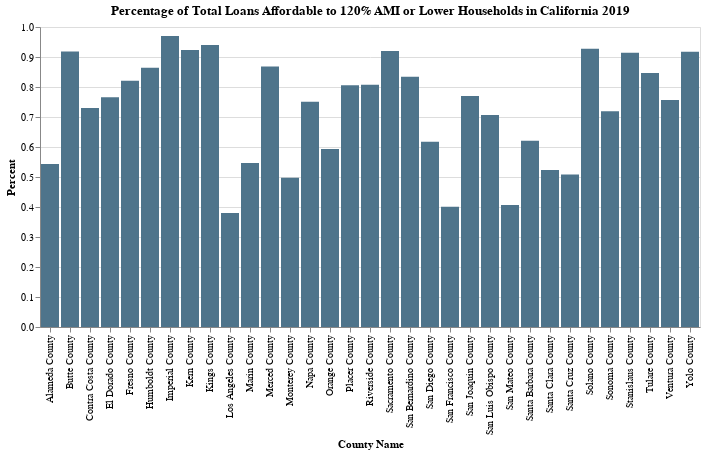

This figure's notebook cell:
### Markdown cell above
Now to add three charts with percentages of the total loans for 2019 only that are affordable to 120, 100 and 80AMI groups, respectively.

### Code cell
affodable_2010_to_2019_120AMI = affodable_2010_to_2019_120AMI.rename(columns={"Percent of Loans Affordable to 120%_AMI or Lower Households 2019":"Percent"})

alt.Chart(affodable_2010_to_2019_120AMI).mark_bar().encode(
    alt.Y('Percent',scale=alt.Scale(domain=(0,1))),
    x ='County Name',
).configure(background="#ffffff").configure_legend().properties(
    title={
      "text": ["Percentage of Total Loans Affordable to 120% AMI or Lower Households in California 2019"]})

### Figure 1 — Vega-Lite specification as saved in the notebook (floating-point values rounded to 4 significant figures)
{"config": {"title": {"font": "Veranda Regular"}, "range": {"category": ["#4E748B"]}, "legend": {"labelFont": "Veranda Regular"}, "bar": {"fill": ["#4E748B"], "stroke": false}, "background": "#ffffff"}, "data": {"name": "data-b5a8a1e34b1f08bd5e4742ed741f5417"}, "mark": "bar", "encoding": {"x": {"type": "nominal", "field": "County Name"}, "y": {"type": "quantitative", "field": "Percent", "scale": {"domain": [0, 1]}}}, "title": {"text": ["Percentage of Total Loans Affordable to 120% AMI or Lower Households in California 2019"]}, "$schema": "https://vega.github.io/schema/vega-lite/v4.0.2.json", "datasets": {"data-b5a8a1e34b1f08bd5e4742ed741f5417": [{"County Name": "Los Angeles County", "Percent": 0.3798, "Percent of Loans Affordable to 120%_AMI or Lower Households 2010": 0.7163, "Percent Change": -46.98}, {"County Name": "Monterey County", "Percent": 0.4973, "Percent of Loans Affordable to 120%_AMI or Lower Households 2010": 0.8745, "Percent Change": -43.14}, {"County Name": "San Mateo County", "Percent": 0.4063, "Percent of Loans Affordable to 120%_AMI or Lower Households 2010": 0.6961, "Percent Change": -41.63}, {"County Name": "San Francisco County", "Percent": 0.4009, "Percent of Loans Affordable to 120%_AMI or Lower Households 2010": 0.6337, "Percent Change": -36.74}, {"County Name": "Santa Clara County", "Percent": 0.5234, "Percent of Loans Affordable to 120%_AMI or Lower Households 2010": 0.806, "Percent Change": -35.06}, {"County Name": "Alameda County", "Percent": 0.5433, "Percent of Loans Affordable to 120%_AMI or Lower Households 2010": 0.7043, "Percent Change": -22.86}, {"County Name": "Santa Cruz County", "Percent": 0.5084, "Percent of Loans Affordable to 120%_AMI or Lower Households 2010": 0.6433, "Percent Change": -20.97}, {"County Name": "Orange County", "Percent": 0.5935, "Percent of Loans Affordable to 120%_AMI or Lower Households 2010": 0.7111, "Percent Change": -16.53}, {"County Name": "Imperial County", "Percent": 0.9696, "Percent of Loans Affordable to 120%_AMI or Lower Households 2010": 1.069, "Percent Change": -9.289}, {"County Name": "Napa County", "Percent": 0.7505, "Percent of Loans Affordable to 120%_AMI or Lower Households 2010": 0.8197, "Percent Change": -8.44}, {"County Name": "San Diego County", "Percent": 0.6177, "Percent of Loans Affordable to 120%_AMI or Lower Households 2010": 0.6643, "Percent Change": -7.018}, {"County Name": "Sonoma County", "Percent": 0.7191, "Percent of Loans Affordable to 120%_AMI or Lower Households 2010": 0.7592, "Percent Change": -5.276}, {"County Name": "San Joaquin County", "Percent": 0.7698, "Percent of Loans Affordable to 120%_AMI or Lower Households 2010": 0.8002, "Percent Change": -3.8}, {"County Name": "Stanislaus County", "Percent": 0.9143, "Percent of Loans Affordable to 120%_AMI or Lower Households 2010": 0.9196, "Percent Change": -0.5678}, {"County Name": "Contra Costa County", "Percent": 0.7301, "Percent of Loans Affordable to 120%_AMI or Lower Households 2010": 0.7264, "Percent Change": 0.5107}, {"County Name": "Riverside County", "Percent": 0.8073, "Percent of Loans Affordable to 120%_AMI or Lower Households 2010": 0.7988, "Percent Change": 1.061}, {"County Name": "San Bernardino County", "Percent": 0.834, "Percent of Loans Affordable to 120%_AMI or Lower Households 2010": 0.8202, "Percent Change": 1.684}, {"County Name": "Merced County", "Percent": 0.8687, "Percent of Loans Affordable to 120%_AMI or Lower Households 2010": 0.8229, "Percent Change": 5.569}, {"County Name": "Ventura County", "Percent": 0.7563, "Percent of Loans Affordable to 120%_AMI or Lower Households 2010": 0.7125, "Percent Change": 6.152}, {"County Name": "Santa Barbara County", "Percent": 0.6207, "Percent of Loans Affordable to 120%_AMI or Lower Households 2010": 0.5409, "Percent Change": 14.75}, {"County Name": "Solano County", "Percent": 0.9277, "Percent of Loans Affordable to 120%_AMI or Lower Households 2010": 0.8044, "Percent Change": 15.32}, {"County Name": "Marin County", "Percent": 0.5463, "Percent of Loans Affordable to 120%_AMI or Lower Households 2010": 0.4605, "Percent Change": 18.65}, {"County Name": "Yolo County", "Percent": 0.9175, "Percent of Loans Affordable to 120%_AMI or Lower Households 2010": 0.7503, "Percent Change": 22.29}, {"County Name": "Placer County", "Percent": 0.8059, "Percent of Loans Affordable to 120%_AMI or Lower Households 2010": 0.6503, "Percent Change": 23.92}, {"County Name": "San Luis Obispo County", "Percent": 0.7066, "Percent of Loans Affordable to 120%_AMI or Lower Households 2010": 0.5666, "Percent Change": 24.72}, {"County Name": "Fresno County", "Percent": 0.821, "Percent of Loans Affordable to 120%_AMI or Lower Households 2010": 0.6574, "Percent Change": 24.89}, {"County Name": "Kern County", "Percent": 0.9234, "Percent of Loans Affordable to 120%_AMI or Lower Households 2010": 0.7388, "Percent Change": 24.99}, {"County Name": "Sacramento County", "Percent": 0.9203, "Percent of Loans Affordable to 120%_AMI or Lower Households 2010": 0.6797, "Percent Change": 35.4}, {"County Name": "Tulare County", "Percent": 0.8464, "Percent of Loans Affordable to 120%_AMI or Lower Households 2010": 0.5562, "Percent Change": 52.17}, {"County Name": "El Dorado County", "Percent": 0.7661, "Percent of Loans Affordable to 120%_AMI or Lower Households 2010": 0.4969, "Percent Change": 54.17}, {"County Name": "Kings County", "Percent": 0.9399, "Percent of Loans Affordable to 120%_AMI or Lower Households 2010": 0.6034, "Percent Change": 55.75}, {"County Name": "Humboldt County", "Percent": 0.8639, "Percent of Loans Affordable to 120%_AMI or Lower Households 2010": 0.5489, "Percent Change": 57.38}, {"County Name": "Butte County", "Percent": 0.9182, "Percent of Loans Affordable to 120%_AMI or Lower Households 2010": 0.4922, "Percent Change": 86.54}]}}
